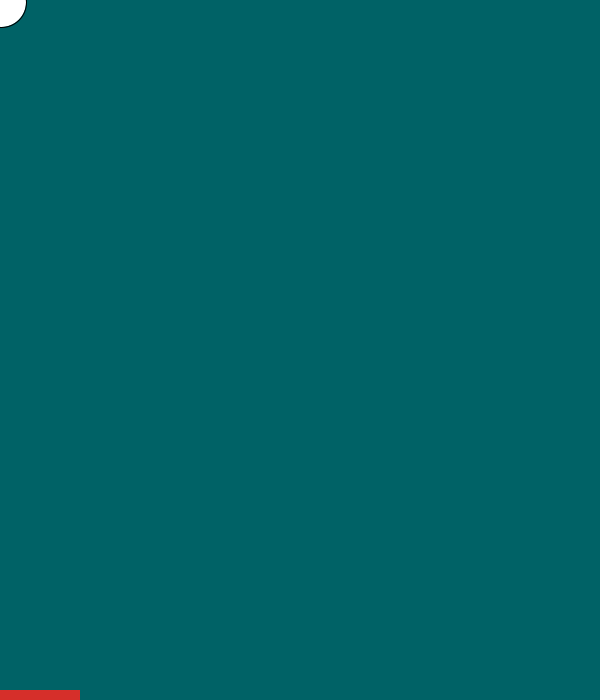
Frame 1 (no input)
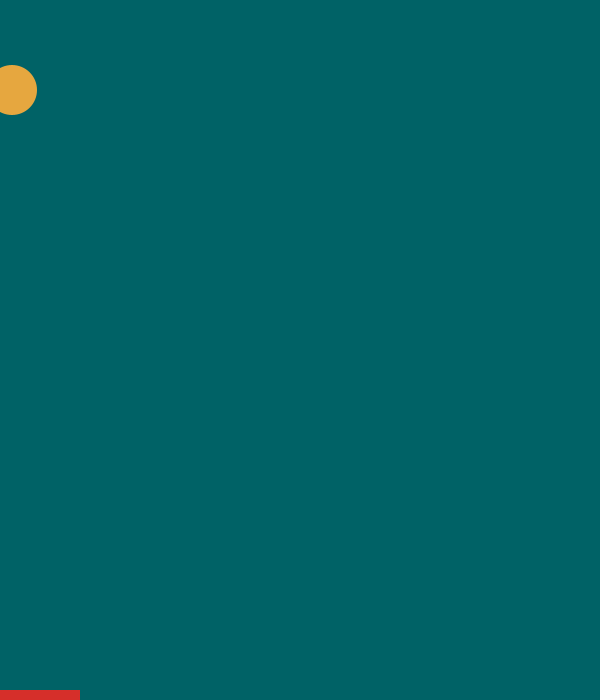
Frame 60 (the mouse pressed at the canvas centre just before this capture)
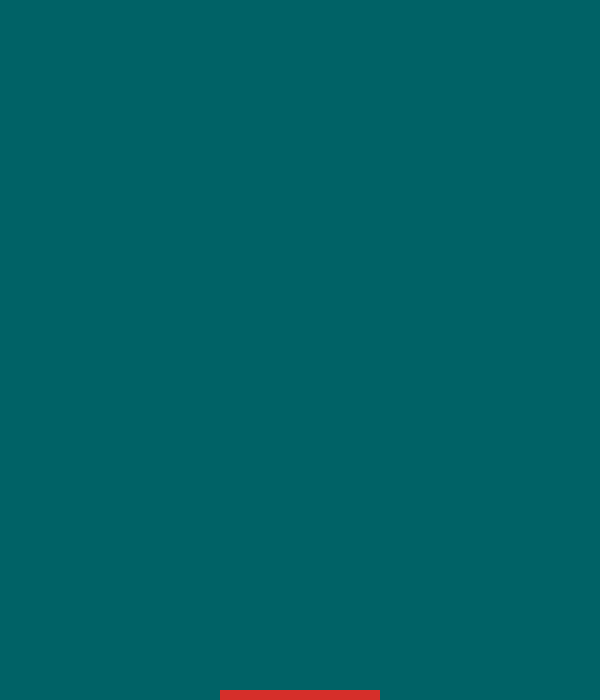
Frame 120 (the mouse held since frame 60 and released just before this capture)

The Processing sketch that drew these frames (run headless with seeded random() and noise(); from frame 60 on, the mouse is pressed at the canvas centre):

// Processing sketch: processing_113562
// ── processing_113562.pde

void setup()
{
  size (600,700);
}

float Vivian = 0;
float stress = 0;
float Vivianspeed=1;
float stressspeed=1;
int yay = 0;
int nay = 0;

void draw()
{
  float paddle = 80;
  if(Vivian < 0 ||  Vivian > width) Vivianspeed = -Vivianspeed;
  if(stress> height) {
  stressspeed = -stressspeed;
  float distance = abs(mouseX-Vivian);
  if(distance < paddle) Vivianspeed= -Vivianspeed;
 else stress= 0;
  }
  else stressspeed +=1;
  
  Vivian += Vivianspeed;
  stress += stressspeed;
 background(#006266);
 ellipse(Vivian, stress, 50, 50);
 noStroke();
 fill(#D62F2A);
rect(mouseX-paddle, height-10, 2*paddle,10); 
 fill(#E6A73F);
}
